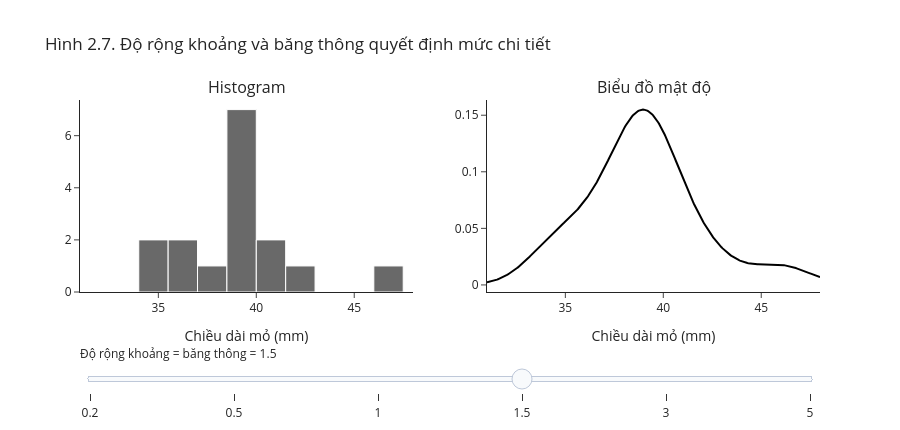

Notebook code for this chart:
### Markdown cell above
<details><summary>Đáp án</summary>

*Ổn định:* phần lớn sinh viên dồn ở vùng giá trị thấp, đuôi kéo dài về bên phải, và có vài sinh viên khai rất nhiều giờ.

*Thay đổi:* với độ rộng 50, gần như mọi thứ dồn vào một cột và hình không còn nói gì; với độ rộng 2, xuất hiện nhiều đỉnh nhỏ, khoảng trống và cột lẻ, phần lớn là dao động ngẫu nhiên.

*Kết luận:* không nên kết luận số đỉnh từ một cách chia duy nhất; hãy thử vài độ rộng. STAT 20 có một câu nhắc vui: dữ liệu luôn có thể được "tra tấn" cho đến khi chịu khai điều ta muốn nghe. Đổi độ rộng khoảng để tìm một hình "đẹp" cho kết luận có sẵn là một ví dụ.

</details>

**Histogram theo thang mật độ.** Trục tung của histogram có thể là **số đếm**, **tỉ lệ** hoặc **mật độ**. Với một khoảng rộng $w$ chứa tỉ lệ $q$ quan sát, chiều cao cột theo thang mật độ là

$$\text{mật độ}=\frac{q}{w}.$$

Đọc là: tỉ lệ quan sát chia cho độ rộng khoảng. Khi đó **diện tích** cột (cao × rộng) bằng đúng tỉ lệ $q$, và tổng diện tích mọi cột bằng 1.

Thang mật độ cần khi các khoảng rộng hẹp khác nhau: vẽ theo số đếm sẽ làm khoảng rộng trông "đông" hơn chỉ vì nó rộng. Ví dụ: 40% quan sát rơi vào một khoảng rộng 2 đơn vị, 10% rơi vào một khoảng rộng 0,5 đơn vị. Theo tỉ lệ, cột đầu cao gấp 4 lần. Theo mật độ, cột đầu cao $0{,}4/2=0{,}2$, cột sau cao $0{,}1/0{,}5=0{,}2$: hai vùng dày đặc như nhau. Chiều cao theo mật độ có thể lớn hơn 1 khi $w$ nhỏ; điều đó không vô lý vì tỉ lệ nằm ở **diện tích**. Tuần 07 dùng lại đúng ý này cho hàm mật độ.

### 2.4 Biểu đồ mật độ và violin plot *(bổ sung từ STAT 20, §2.4.1.2–2.4.1.3)*

Một histogram lởm chởm hay mịn phụ thuộc vào độ rộng khoảng. **Biểu đồ mật độ** (density plot) thay các cột bằng một đường cong mượt, xây bằng cách đặt một "gò" nhỏ lên mỗi quan sát rồi cộng các gò lại. Độ rộng của mỗi gò gọi là **băng thông** (bandwidth), đóng vai trò giống độ rộng khoảng. Trục tung là *mật độ*, như histogram theo thang mật độ ở trên: diện tích dưới đường cong bằng 1.

Ô dưới vẽ histogram và đường mật độ cho 16 con chim cánh cụt ở Hình 2.4. Kéo thanh trượt để dùng cùng một con số cho độ rộng khoảng và băng thông: băng thông nhỏ thì đường cong bám sát từng quan sát, băng thông lớn thì mọi chi tiết bị là phẳng.

<!-- branch-plot-instructions:start -->

**Đọc code vẽ bằng Plotly.** `go.Figure` chứa các trace; mỗi `go.Scatter`, `go.Bar` hoặc trace khác nhận các mảng dữ liệu đã tính. `update_layout` đặt tiêu đề, nhãn và bộ điều khiển. Thanh trượt chọn trạng thái được dựng sẵn trong `steps`; đối chiếu `visible` hoặc dữ liệu của trace để biết hình thay đổi thế nào. Thử đổi thuộc tính hiển thị trong trace hoặc layout, rồi chạy lại ô; giữ dữ liệu để so sánh.

<!-- branch-plot-instructions:end -->

### Code cell
from scipy import stats

# Kéo thanh trượt: cùng một con số h dùng làm độ rộng khoảng (trái) và băng thông (phải)
cac_muc = [0.2, 0.5, 1, 1.5, 3, 5]
mac_dinh = 1.5

luoi_x = np.linspace(31, 48, 400)
fig = make_subplots(rows=1, cols=2, subplot_titles=("Histogram", "Biểu đồ mật độ"))
for h in cac_muc:
    fig.add_trace(go.Histogram(x=mo_16, xbins=dict(start=31, end=48, size=h), visible=(h == mac_dinh),
                               marker=dict(color="dimgray", line=dict(color="white", width=1)),
                               hovertemplate="%{y} con<extra></extra>"), row=1, col=1)
    kde = stats.gaussian_kde(mo_16, bw_method=h / mo_16.std())
    fig.add_trace(go.Scatter(x=luoi_x, y=kde(luoi_x), mode="lines", line=dict(color="black"), visible=(h == mac_dinh),
                             hovertemplate="%{x:.1f} mm: mật độ %{y:.3f}<extra></extra>"), row=1, col=2)
buoc = [dict(method="update", label=str(h), args=[{"visible": [v == h for v in cac_muc for _ in range(2)]}])
        for h in cac_muc]
fig.update_layout(
    title="Hình 2.7. Độ rộng khoảng và băng thông quyết định mức chi tiết",
    showlegend=False, bargap=0, width=900, height=430,
    sliders=[dict(active=cac_muc.index(mac_dinh), steps=buoc, pad={"t": 50},
                  currentvalue={"prefix": "Độ rộng khoảng = băng thông = "})])
fig.update_xaxes(range=[31, 48], title_text="Chiều dài mỏ (mm)")
fig.show()

### Figure 1 — Plotly figure (JSON) as saved in the notebook; plotly's stock layout.template omitted (floating-point values rounded to 4 significant figures; data arrays with more than 128 entries replaced by an {"elided": "..."} marker saying what was removed)
{"data": [{"hovertemplate": "%{y} con<extra></extra>", "marker": {"color": "dimgray", "line": {"color": "white", "width": 1}}, "type": "histogram", "visible": false, "x": [39.1, 39.5, 40.3, 36.7, 39.3, 38.9, 39.2, 41.1, 38.6, 34.6, 36.6, 38.7, 42.5, 34.4, 46.0, 37.8], "xaxis": "x", "xbins": {"end": 48, "size": 0.2, "start": 31}, "yaxis": "y"}, {"hovertemplate": "%{x:.1f} mm: mật độ %{y:.3f}<extra></extra>", "line": {"color": "black"}, "mode": "lines", "type": "scatter", "visible": false, "x": {"elided": "400 float values"}, "xaxis": "x2", "y": {"elided": "400 float values"}, "yaxis": "y2"}, {"hovertemplate": "%{y} con<extra></extra>", "marker": {"color": "dimgray", "line": {"color": "white", "width": 1}}, "type": "histogram", "visible": false, "x": [39.1, 39.5, 40.3, 36.7, 39.3, 38.9, 39.2, 41.1, 38.6, 34.6, 36.6, 38.7, 42.5, 34.4, 46.0, 37.8], "xaxis": "x", "xbins": {"end": 48, "size": 0.5, "start": 31}, "yaxis": "y"}, {"hovertemplate": "%{x:.1f} mm: mật độ %{y:.3f}<extra></extra>", "line": {"color": "black"}, "mode": "lines", "type": "scatter", "visible": false, "x": {"elided": "400 float values"}, "xaxis": "x2", "y": {"elided": "400 float values"}, "yaxis": "y2"}, {"hovertemplate": "%{y} con<extra></extra>", "marker": {"color": "dimgray", "line": {"color": "white", "width": 1}}, "type": "histogram", "visible": false, "x": [39.1, 39.5, 40.3, 36.7, 39.3, 38.9, 39.2, 41.1, 38.6, 34.6, 36.6, 38.7, 42.5, 34.4, 46.0, 37.8], "xaxis": "x", "xbins": {"end": 48, "size": 1, "start": 31}, "yaxis": "y"}, {"hovertemplate": "%{x:.1f} mm: mật độ %{y:.3f}<extra></extra>", "line": {"color": "black"}, "mode": "lines", "type": "scatter", "visible": false, "x": {"elided": "400 float values"}, "xaxis": "x2", "y": {"elided": "400 float values"}, "yaxis": "y2"}, {"hovertemplate": "%{y} con<extra></extra>", "marker": {"color": "dimgray", "line": {"color": "white", "width": 1}}, "type": "histogram", "visible": true, "x": [39.1, 39.5, 40.3, 36.7, 39.3, 38.9, 39.2, 41.1, 38.6, 34.6, 36.6, 38.7, 42.5, 34.4, 46.0, 37.8], "xaxis": "x", "xbins": {"end": 48, "size": 1.5, "start": 31}, "yaxis": "y"}, {"hovertemplate": "%{x:.1f} mm: mật độ %{y:.3f}<extra></extra>", "line": {"color": "black"}, "mode": "lines", "type": "scatter", "visible": true, "x": {"elided": "400 float values"}, "xaxis": "x2", "y": {"elided": "400 float values"}, "yaxis": "y2"}, {"hovertemplate": "%{y} con<extra></extra>", "marker": {"color": "dimgray", "line": {"color": "white", "width": 1}}, "type": "histogram", "visible": false, "x": [39.1, 39.5, 40.3, 36.7, 39.3, 38.9, 39.2, 41.1, 38.6, 34.6, 36.6, 38.7, 42.5, 34.4, 46.0, 37.8], "xaxis": "x", "xbins": {"end": 48, "size": 3, "start": 31}, "yaxis": "y"}, {"hovertemplate": "%{x:.1f} mm: mật độ %{y:.3f}<extra></extra>", "line": {"color": "black"}, "mode": "lines", "type": "scatter", "visible": false, "x": {"elided": "400 float values"}, "xaxis": "x2", "y": {"elided": "400 float values"}, "yaxis": "y2"}, {"hovertemplate": "%{y} con<extra></extra>", "marker": {"color": "dimgray", "line": {"color": "white", "width": 1}}, "type": "histogram", "visible": false, "x": [39.1, 39.5, 40.3, 36.7, 39.3, 38.9, 39.2, 41.1, 38.6, 34.6, 36.6, 38.7, 42.5, 34.4, 46.0, 37.8], "xaxis": "x", "xbins": {"end": 48, "size": 5, "start": 31}, "yaxis": "y"}, {"hovertemplate": "%{x:.1f} mm: mật độ %{y:.3f}<extra></extra>", "line": {"color": "black"}, "mode": "lines", "type": "scatter", "visible": false, "x": {"elided": "400 float values"}, "xaxis": "x2", "y": {"elided": "400 float values"}, "yaxis": "y2"}], "layout": {"annotations": [{"font": {"size": 16}, "showarrow": false, "text": "Histogram", "x": 0.225, "xanchor": "center", "xref": "paper", "y": 1.0, "yanchor": "bottom", "yref": "paper"}, {"font": {"size": 16}, "showarrow": false, "text": "Biểu đồ mật độ", "x": 0.775, "xanchor": "center", "xref": "paper", "y": 1.0, "yanchor": "bottom", "yref": "paper"}], "bargap": 0, "height": 430, "showlegend": false, "sliders": [{"active": 3, "currentvalue": {"prefix": "Độ rộng khoảng = băng thông = "}, "pad": {"t": 50}, "steps": [{"args": [{"visible": [true, true, false, false, false, false, false, false, false, false, false, false]}], "label": "0.2", "method": "update"}, {"args": [{"visible": [false, false, true, true, false, false, false, false, false, false, false, false]}], "label": "0.5", "method": "update"}, {"args": [{"visible": [false, false, false, false, true, true, false, false, false, false, false, false]}], "label": "1", "method": "update"}, {"args": [{"visible": [false, false, false, false, false, false, true, true, false, false, false, false]}], "label": "1.5", "method": "update"}, {"args": [{"visible": [false, false, false, false, false, false, false, false, true, true, false, false]}], "label": "3", "method": "update"}, {"args": [{"visible": [false, false, false, false, false, false, false, false, false, false, true, true]}], "label": "5", "method": "update"}]}], "title": {"text": "Hình 2.7. Độ rộng khoảng và băng thông quyết định mức chi tiết"}, "width": 900, "xaxis": {"anchor": "y", "domain": [0.0, 0.45], "range": [31, 48], "title": {"text": "Chiều dài mỏ (mm)"}}, "xaxis2": {"anchor": "y2", "domain": [0.55, 1.0], "range": [31, 48], "title": {"text": "Chiều dài mỏ (mm)"}}, "yaxis": {"anchor": "x", "domain": [0.0, 1.0]}, "yaxis2": {"anchor": "x2", "domain": [0.0, 1.0]}}}
